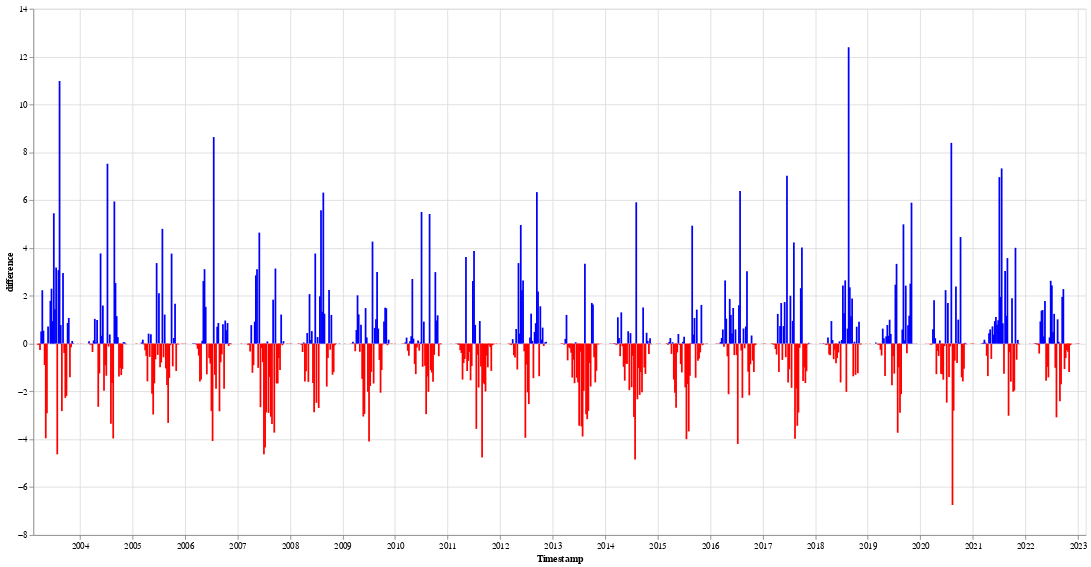

The cell this chart's notebook holds for it:
### Code cell
alt.Chart(precipitation_df).mark_bar(size=2).encode(
    x='Timestamp:T',
    y='difference:Q',
    color=alt.condition(
        predicate=alt.datum.difference >= 0,
        if_true=alt.value("blue"),
        if_false=alt.value("red")
    ),
    tooltip=[
        alt.Tooltip('Timestamp:T', title='Date'),
        alt.Tooltip('difference:Q', title='Difference')
    ]).properties(width=1200, height=600)

### Figure 1 — Vega-Lite specification as saved in the notebook (floating-point values rounded to 4 significant figures; data arrays with more than 128 entries replaced by an {"elided": "..."} marker saying what was removed)
{"config": {"view": {"continuousWidth": 400, "continuousHeight": 300}}, "data": {"name": "data-a12fc2a869e7f60b17d3ca4d635bc495"}, "mark": {"type": "bar", "size": 2}, "encoding": {"color": {"condition": {"value": "blue", "test": "(datum.difference >= 0)"}, "value": "red"}, "tooltip": [{"field": "Timestamp", "title": "Date", "type": "temporal"}, {"field": "difference", "title": "Difference", "type": "quantitative"}], "x": {"field": "Timestamp", "type": "temporal"}, "y": {"field": "difference", "type": "quantitative"}}, "height": 600, "width": 1200, "$schema": "https://vega.github.io/schema/vega-lite/v4.17.0.json", "datasets": {"data-a12fc2a869e7f60b17d3ca4d635bc495": {"elided": "915 records"}}}
